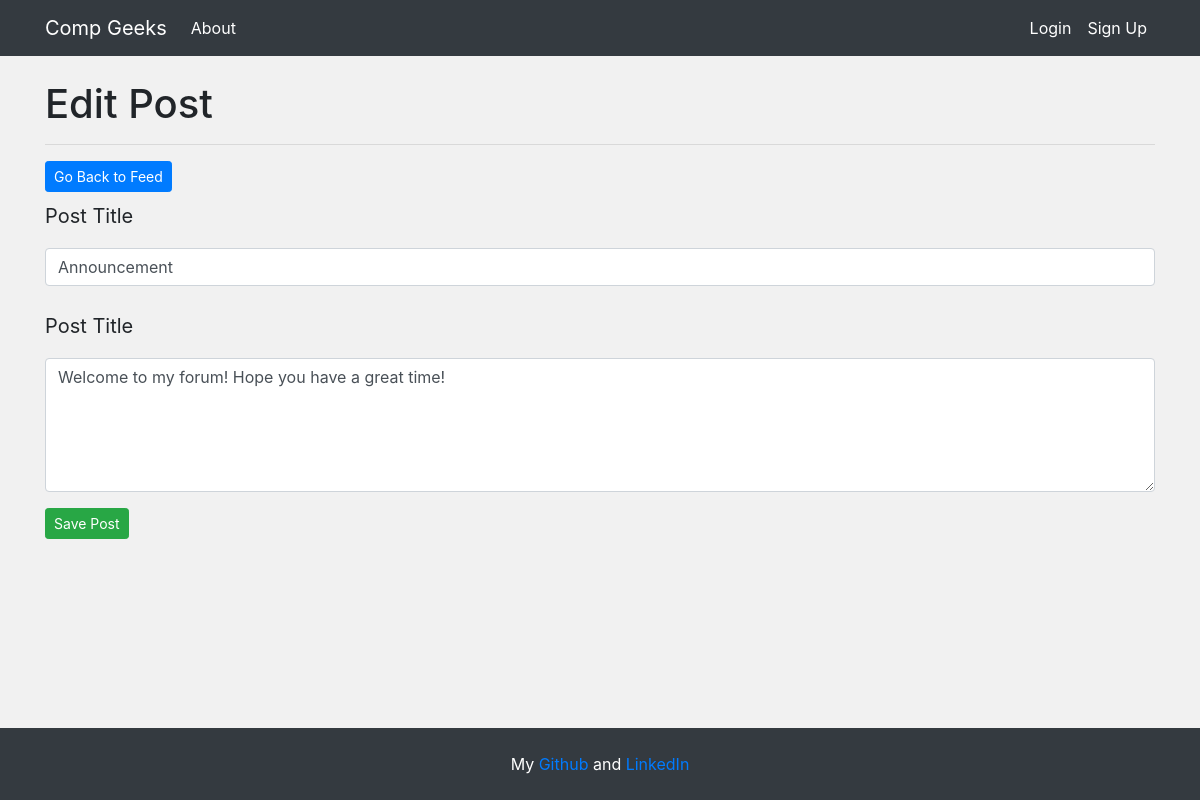
The page /home/edit/1 on the database its author committed.
### app/models.py (models this page shows, shortened)
class PostData(db.Model):
    id = db.Column(db.Integer, primary_key=True)
    title = db.Column(db.String(100), nullable=False)
    content = db.Column(db.Text, nullable=False)
    author = db.Column(db.String(20), nullable=False, default='Unknown')
    date = db.Column(db.DateTime, nullable=False, default=datetime.now)
    likes = db.Column(db.Integer, nullable=False, default=0)
    dislikes = db.Column(db.Integer, nullable=False, default=0)

### app/routes.py (the view)
@app.route('/home/edit/<int:id>', methods=['GET', 'POST'])
def edit_post(id):
    post = PostData.query.get_or_404(id)
    if request.method == 'POST':
        post.title = request.form['title'] if request.form['title'] != '' else '[deleted]'
        post.content = request.form['content'] if request.form['content'] != '' else '[deleted]'
        db.session.commit()
        flash(f'All changes to the post have been saved', 'success')
        return redirect(request.referrer)
    else:
        return render_template('edit.html', post=post)

### app/templates/edit.html (shortened to what this page needs)
{% extends 'base.html' %}  {% block body %}
<h1>Edit Post</h1>
<hr />
<a
  class="btn btn-primary btn-sm"
  href="{{url_for('home')}}"
  onclick="history.go(-1)"
  >Go Back to Feed</a
>
<form action="/home/edit/{{post.id}}" method="POST">
  <div class="form-group">
    <label class="col-form-label-lg">Post Title</label>
    <input
      class="form-control"
      type="text"
      name="title"
      value="{{post.title}}"
    />
  </div>
  <div class="form-group">
    <label class="col-form-label-lg">Post Title</label>
    <textarea class="form-control" name="content" rows="5">
{{post.content}}</textarea
    >
  </div>
  <div class="form-group">
    <input class="btn btn-success btn-sm" type="submit" value="Save Post" />
  </div>
</form>
<br />
{% endblock %}

### rows shown on the page
PostData: title "Announcement", content "Welcome to my forum! Hope you have a great time!"
